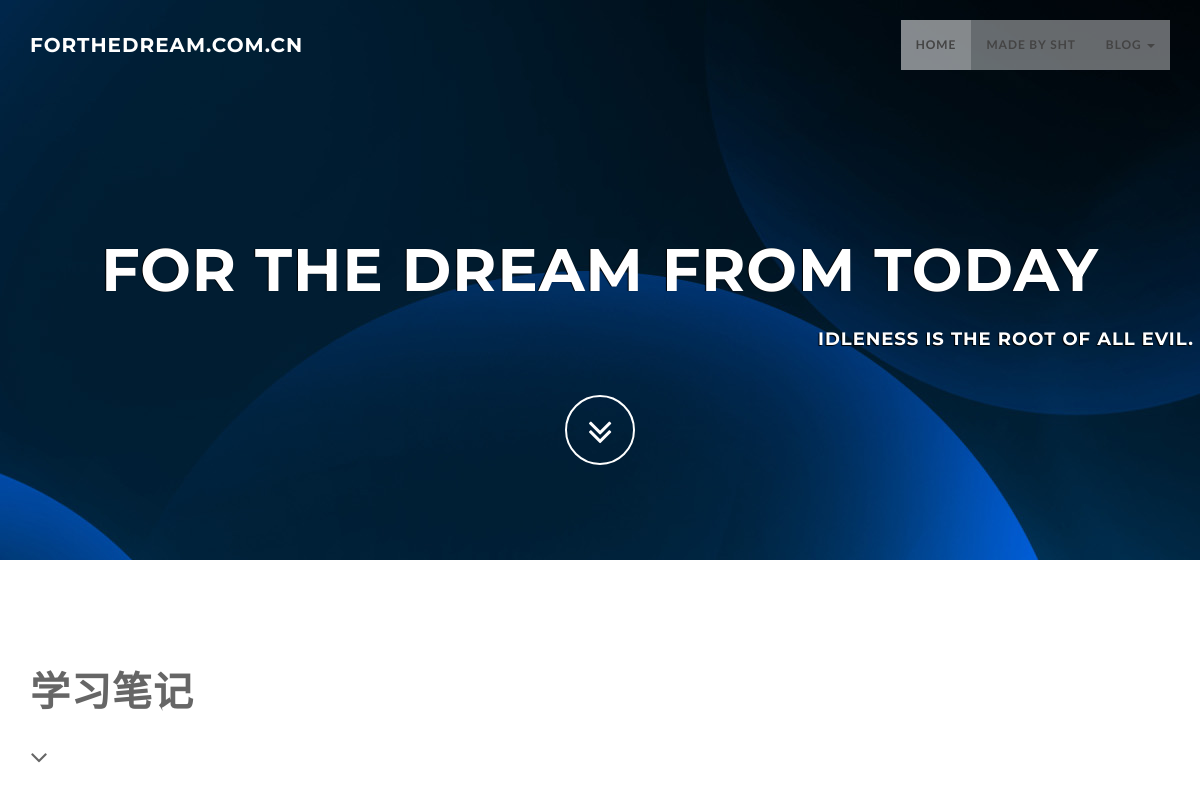
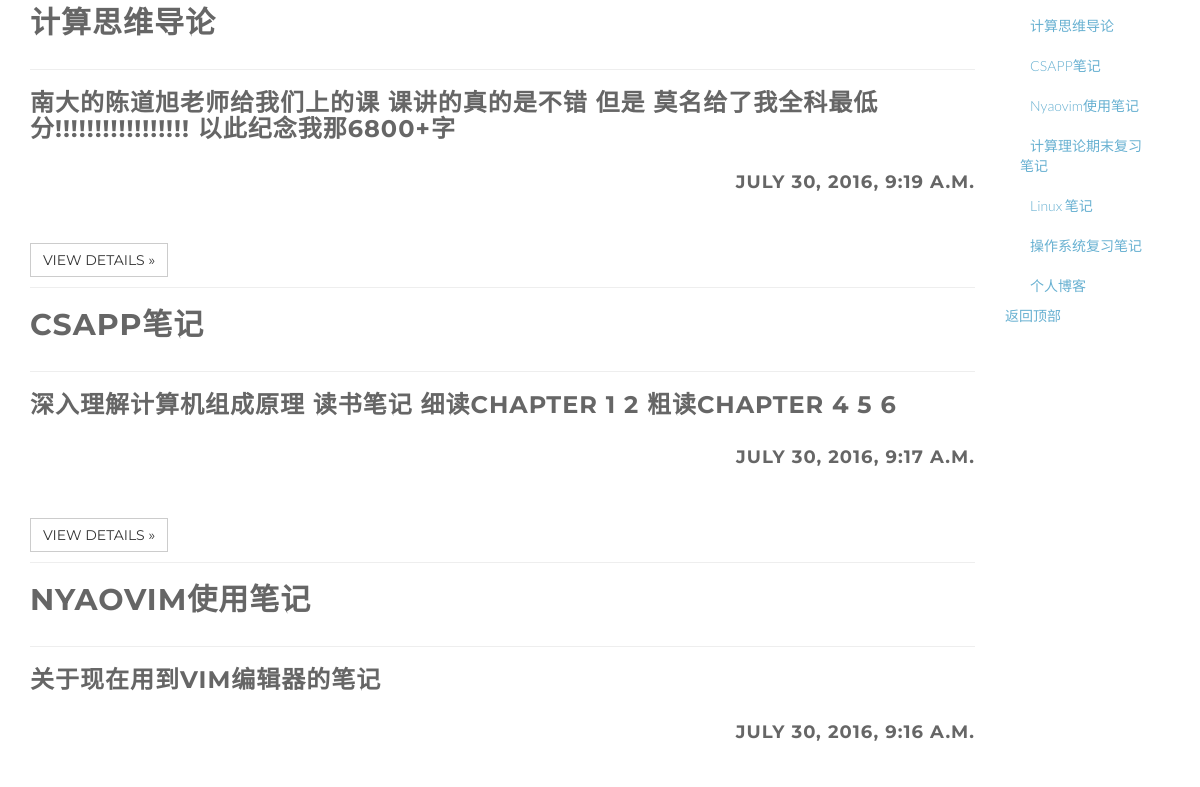
The app's page / (upper part), older data (2 pictures, top to bottom).
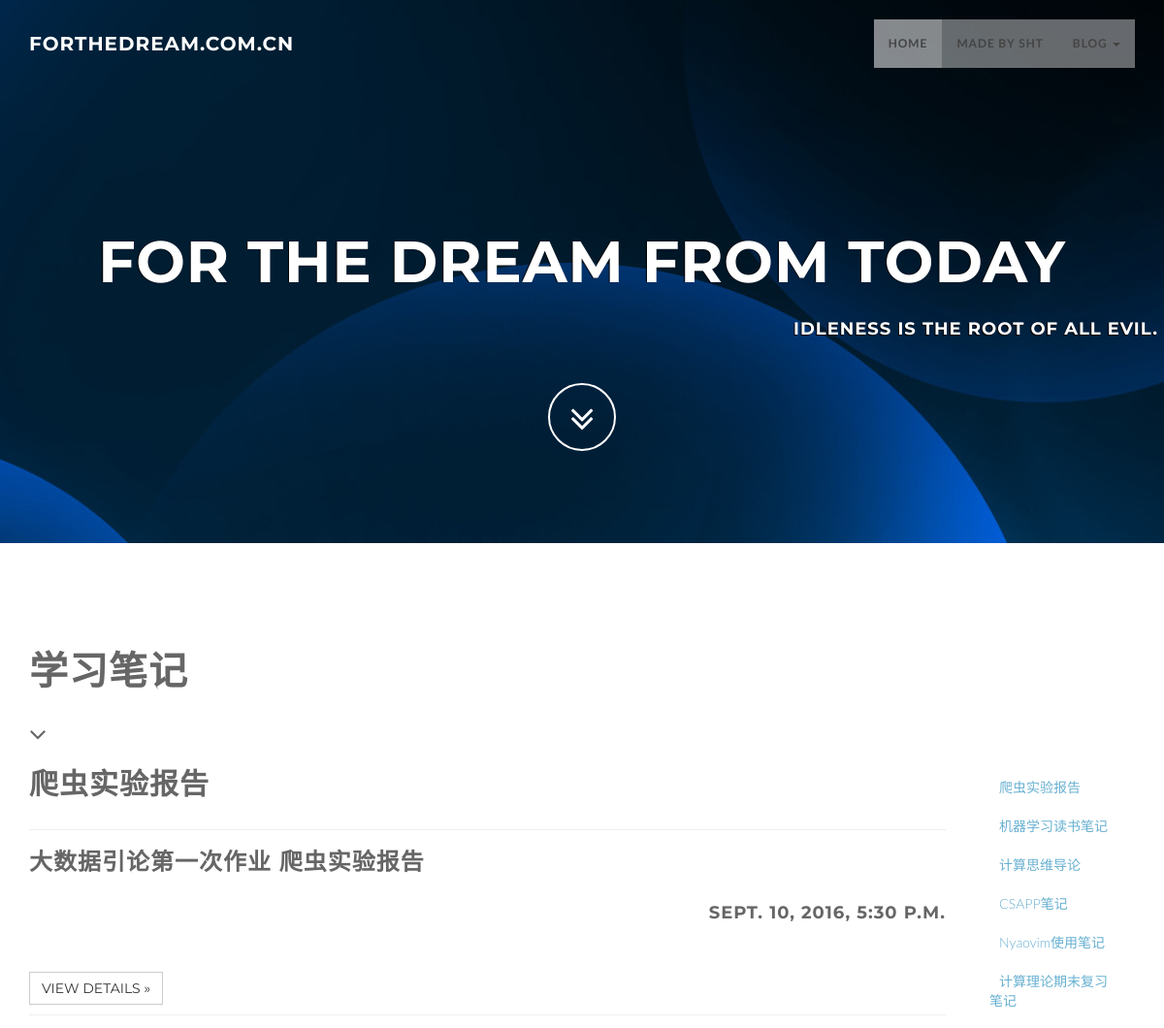
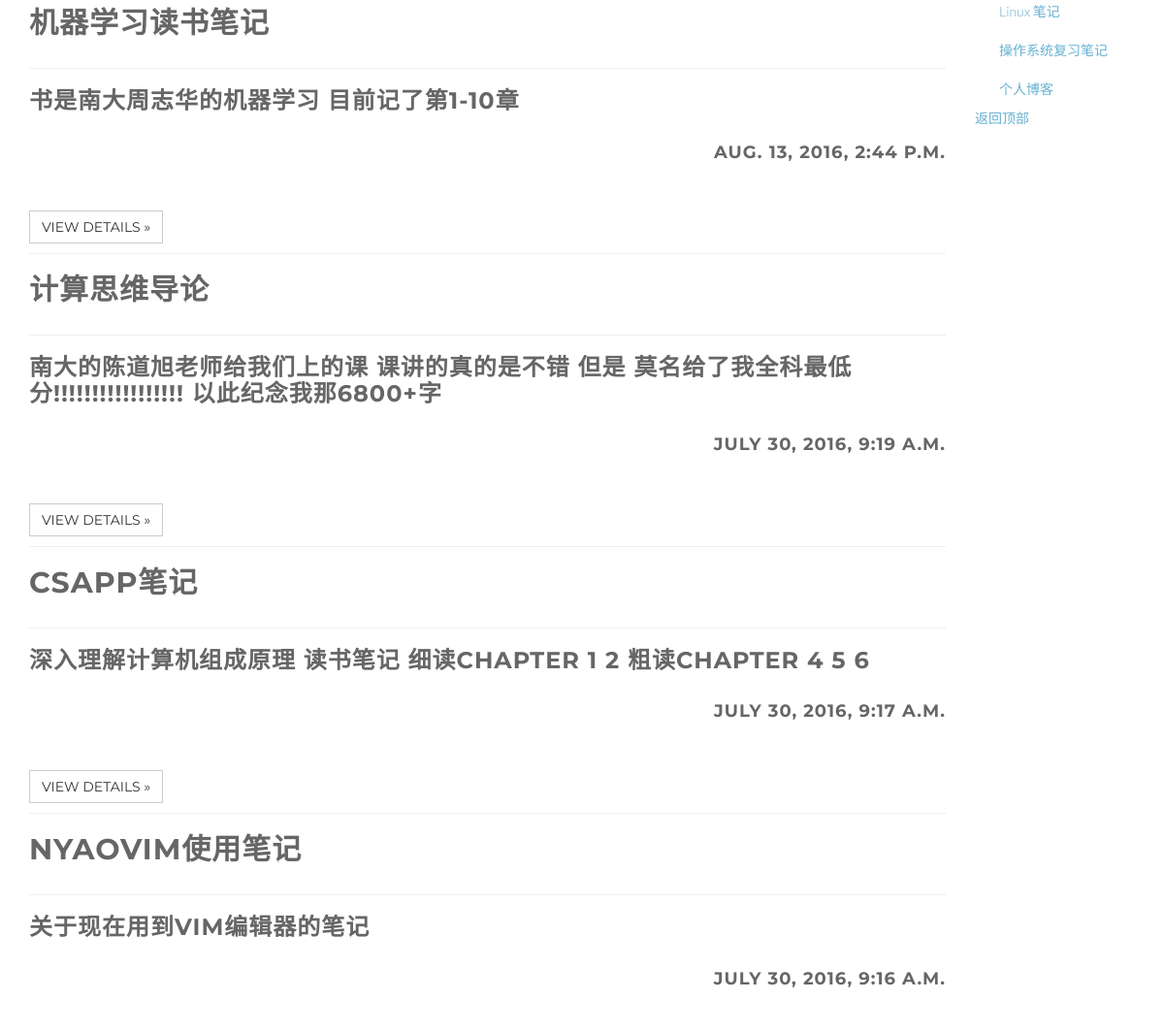
The same page, newer data (2 pictures, top to bottom).
### blog/models.py (models this page shows, shortened)
class BlogsPost(models.Model):
    title = models.CharField(max_length = 150)
    abstract = models.TextField(default='')
    maintain = models.TextField()
    timestamp = models.DateTimeField(auto_now_add=True)
    class Meta:
        ordering=('-timestamp',)

### blog/views.py (the view)
# urls.py: url(r'^$',blog_view.index),
def index(request):
    blog_list = BlogsPost.objects.all()
    for item in blog_list:
        item.maintain = item.maintain[0:200]+'...'
    return render_to_response('index.html',{'blog_list':blog_list})

### blog/templates/index.html (shortened to what this page needs)
<!DOCTYPE html>
<html lang="zh-CN">
  <head>
    <link href="/static/css/bootstrap.min.css" rel="stylesheet" type="text/css">
    <link href="/static/font-awesome/css/font-awesome.min.css" rel="stylesheet" type="text/css">
    <link href="/static/css/animate.css" rel="stylesheet" />
    <link href="/static/css/style.css" rel="stylesheet">
    <link href="/static/color/default.css" rel="stylesheet">
    <link type="text/css" rel="stylesheet" href="/static/css/jquery.tocify.css" />
  </head>
  <body id="page-top" data-spy="scroll" data-target=".navbar-custom">
    <nav class="navbar navbar-custom navbar-fixed-top" role="navigation">
      <div class="container">
        <div class="navbar-header page-scroll">
          <a class="navbar-brand" href="#">
            <h1>forthedream.com.cn</h1>
          </a>
        </div>
        <div class="collapse navbar-collapse navbar-right navbar-main-collapse">
          <ul class="nav navbar-nav">
            <li class="active"><a href="#">Home</a></li>
            <li><a href="#contact">made by sht</a></li>
            <li class="dropdown">
              <a href="#" class="dropdown-toggle" data-toggle="dropdown">blog <b class="caret"></b></a>
            </li>
          </ul>
        </div>
      </div>
    </nav>
    <section id="intro" class="intro">
      <div class="slogan">
        <h2>for the dream <span class="text_color">from today</span> </h2>
        <div class="text-right">
          <h4>Idleness is the root of all evil. </h4>
        </div>
      </div>
      <div class="page-scroll">
        <a href="#service" class="btn btn-circle">
          <i class="fa fa-angle-double-down animated"></i>
        </a>
      </div>
    </section>
    <section id="about" class="home-section text-left">
      <div class="heading-about">
        <div class="container">
          <div class="row">
            <div class="col-lg-8">
              <div class="wow bounceInDown" data-wow-delay="0.4s">
                <div class="section-heading">
                  <h2>学习笔记</h2>
                  <i class="fa fa-2x fa-angle-down"></i>
                </div>
              </div>
            </div>
          </div>
        </div>
      </div>
      <div class="container">
        <div class="row">
          <div class="col-md-10">
            <div class="wow bounceInUp" data-wow-delay="0.2s">
              {% for item in blog_list %}
              <h2>{{ item.title }}</h2>
              <hr>
              {% autoescape off %}
              <h3>{{ item.abstract }}</h3>
              <h4 class="text-right">{{ item.timestamp }}</h4>
              {% endautoescape %}
              <br/>
              <a class="btn btn-default" href="spec/{{ item.id }}/" role="button">View details »</a>
              <hr>
              {% endfor %}
            </div>
          </div>
          <div class="col-md-2">
            <nav class="nav navbar-nav nav-divider ">
              <ul class="nav bs-docs-sidenav">
                {% for item in blog_list %}
                <li class="tocify-header">
                  <a href="spec/{{ item.id }}">{{ item.title }}</a>
                </li>
                {% endfor %}
              </ul>
              <a class="back-to-top" href="#top">
                返回顶部
              </a>
            </nav>
          </div>
        </div>
      </div>
    </section>
  </body>
</html>

Row changes from the older to the newer data that the page shows:
added BlogsPost: title "爬虫实验报告", abstract "大数据引论第一次作业 爬虫实验报告", timestamp "SEPT. 10, 2016, 5:30 P.M."
added BlogsPost: title "机器学习读书笔记", abstract "书是南大周志华的机器学习 目前记了第1-10章", timestamp "AUG. 13, 2016, 2:44 P.M."
